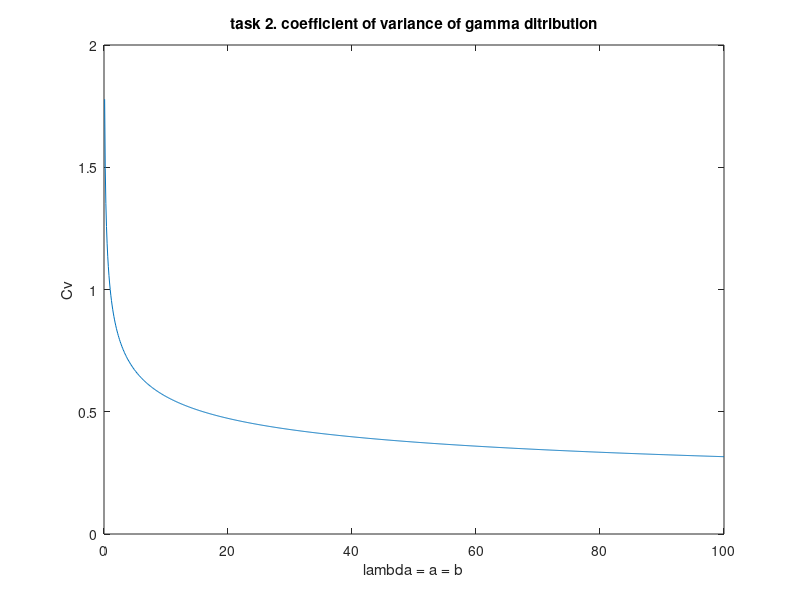
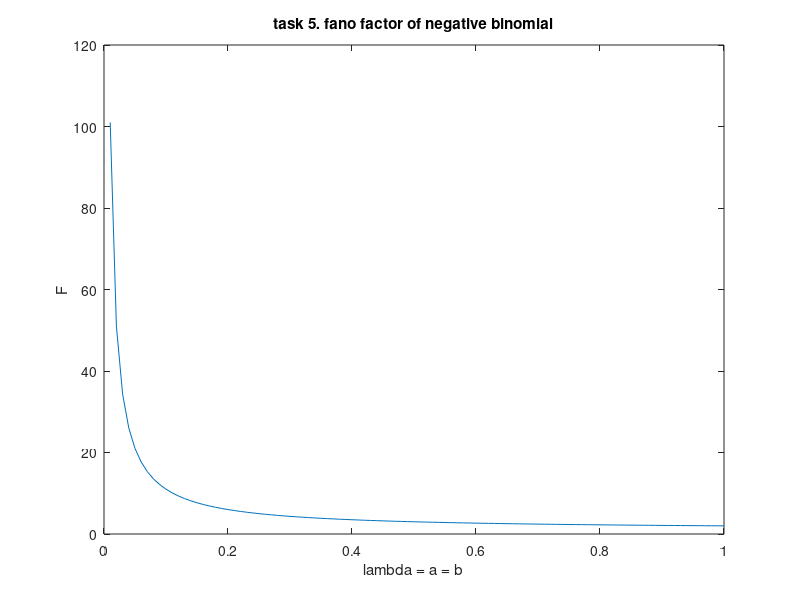

The MATLAB script that drew these images, in order:
% Nima Ghorbani
% https://github.com/nimagh/NIP_SS16
% Neural Coding - Excercise 2
% goal: coefficient of variance of gamma dist. and fano factor of n. binomial
clear all; clc; close all;

%%
% task 4 coefficient of variance of gamma ditribution
% Cv = sqrt(vr)/mean
figure(101);
lambdas = 0.1:0.1:100;
Cvs = zeros(1,length(lambdas));
for i=1:length(lambdas)
    lambda = lambdas(i);
    a = lambda; b = lambda;
    g_mean = a/b; g_var = sqrt(a/(b*b));
    Cvs(1,i) = sqrt(g_var)/g_mean;
end
plot(lambdas,Cvs);
title('task 2. coefficient of variance of gamma ditribution');
xlabel('lambda = a = b');ylabel('Cv');

%%
figure(102);
% task 5 fano factor of negative binomial 
lambdas = 0.01:0.01:1;
Fs = zeros(1,length(lambdas));
for i=1:length(lambdas)
    lambda = lambdas(i);
    Fs(1,i) = (lambda+1)/lambda;
end
plot(lambdas,Fs);
title('task 5. fano factor of negative binomial');
xlabel('lambda = a = b');ylabel('F');
